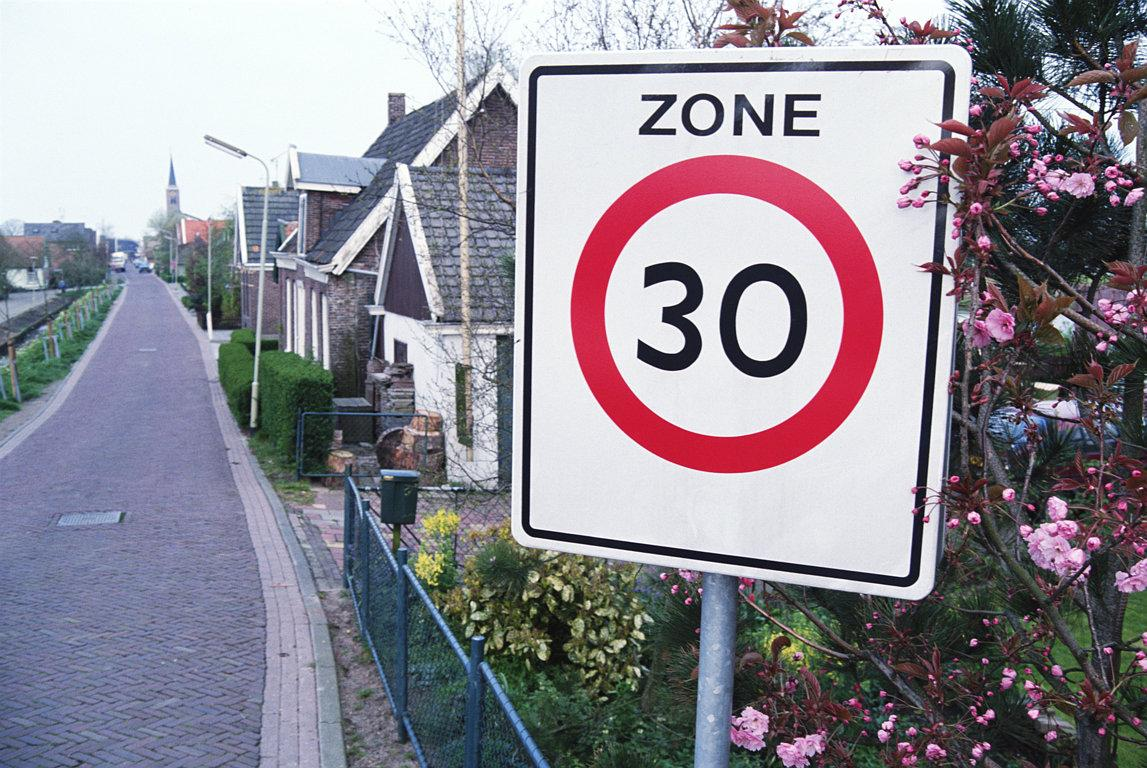
%> input picture matlab_code/inputs/7--129.jpg, 1147 x 768 px
$ octave demo.m   (GNU Octave 9; MATLAB toolbox functions it lacks are replaced by stand-ins)
%> lines starting %> are read from the running program, lines starting %| are printed output that depends on the picture
%> further down, im is the input picture: size 768x1147x3 uint8; mean R, G, B 141.7, 137.9, 147.2
### matlab_code/PencilDrawing.m
function I = PencilDrawing(im, ks, width, dirNum, gammaS, gammaI)
%> called with ks = 8, width = 1, dirNum = 8, gammaS = 1, gammaI = 1
% ==============================================
%   Generate the pencil drawing I based on the method described in
%   "Combining Sketch and Tone for Pencil Drawing Production" Cewu Lu, Li Xu, Jiaya Jia
%   International Symposium on Non-Photorealistic Animation and Rendering (NPAR 2012), June, 2012
%
%   Paras:
%   @im        : the input image.
%   @ks        : the length of convolution line.
%   @width     : the width of the stroke.
%   @dirNum    : the number of directions.
%   @gammaS    : the darkness of the stroke.
%   @gammaI    : the darkness of the resulted image.
%

    %% Read the image
    im = im2double(im);
%> im: size 768x1147x3 double
    [H, W, sc] = size(im);
%> H = 768; W = 1147; sc = 3

    %% Convert from rgb to yuv when nessesary
    if (sc == 3)
        yuvIm = rgb2ycbcr(im);
%> yuvIm: size 768x1147x3 double; mean of channels 1, 2, 3 0.534, 0.516, 0.506
        lumIm = yuvIm(:,:,1);
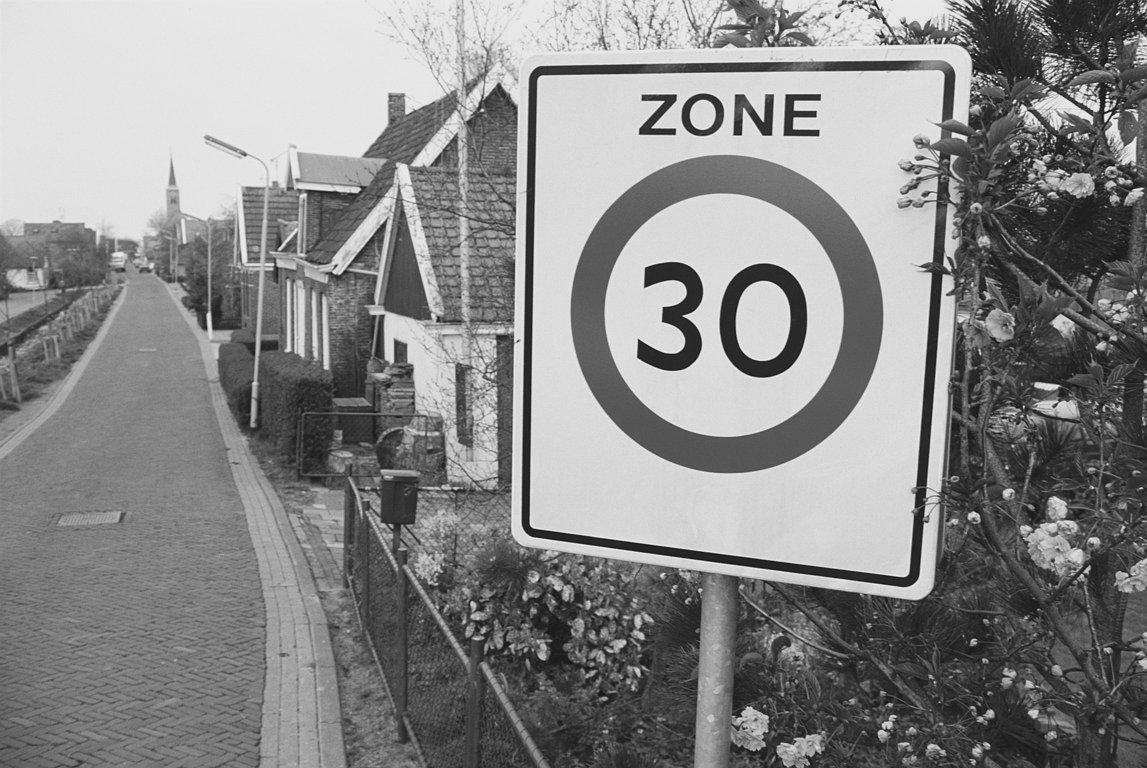
%> lumIm: size 768x1147 double; min 0.0635, max 0.922, mean 0.534
    else
        lumIm = im;
    end
% lumIm = im;
    %% Generate the stroke map
    S = GenStroke(lumIm, ks, width, dirNum) .^ gammaS; % darken the result by gamma
%     figure, imshow(S)

    %% Generate the tone map
    J = GenToneMap(lumIm) .^ gammaI; % darken the result by gamma
%     figure, imshow(J)

    %% Read the pencil texture
    P = im2double(imread('pencils/pencil0.jpg'));
    P = rgb2gray(P);

    %% Generate the pencil map
    T = GenPencil(lumIm, P, J);
%     figure, imshow(T)

    %% Compute the result
    lumIm = S .* T;

    if (sc == 3)
        yuvIm(:,:,1) = lumIm;
    %     resultIm = lumIm;
        I = ycbcr2rgb(yuvIm);
    else
        I = lumIm;
    end
end

### matlab_code/GenStroke.m
function S = GenStroke(im, ks, width, dirNum)
%> called with ks = 8, width = 1, dirNum = 8
% ==============================================
%   Compute the stroke structure 'S'
%
%   Paras:
%   @im        : input image ranging value from 0 to 1.
%   @ks        : kernel size.
%   @width     : width of the strocke
%   @dirNum    : number of directions.
%

    %% Initialization
    [H, W, ~] = size(im);
%> H = 768; W = 1147

    %% Smoothing
%     im = medfilt2(im, [3 3]);
%     figure, imshow(im)
    %% Image gradient
    imX = [abs(im(:,1:(end-1)) - im(:,2:end)),zeros(H,1)];
    imY = [abs(im(1:(end-1),:) - im(2:end,:));zeros(1,W)];
    imEdge = imX + imY;
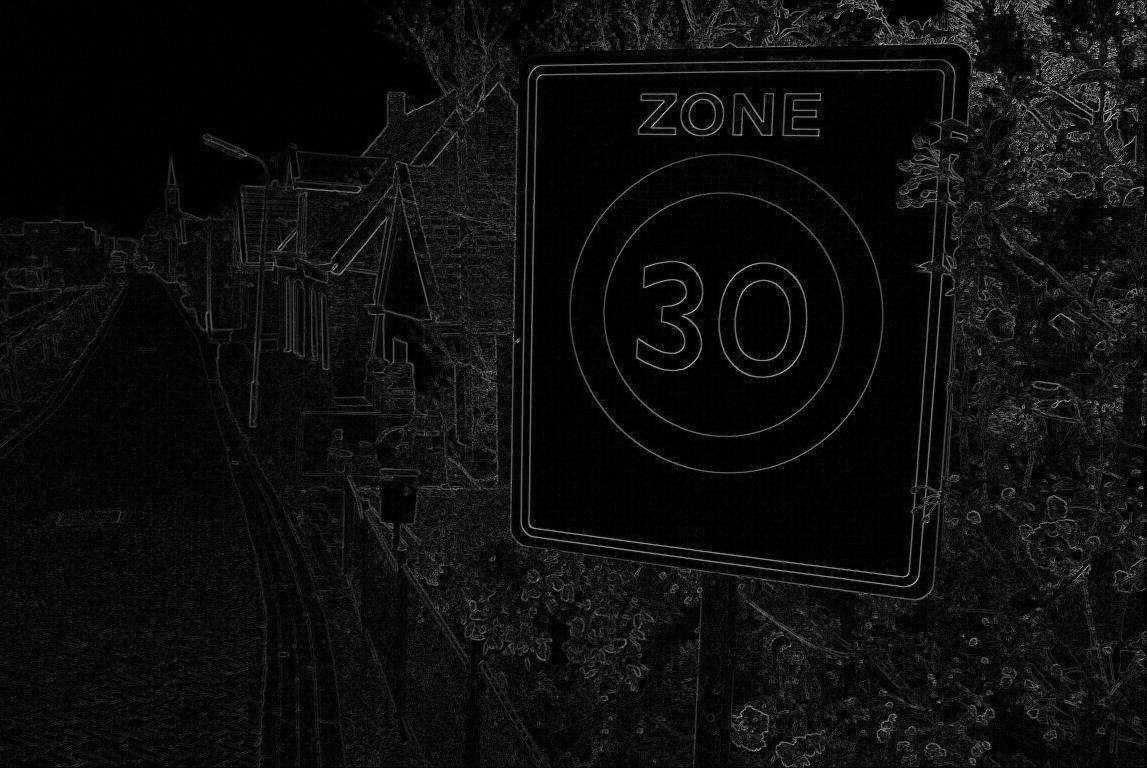
%> imEdge: size 768x1147 double; min 0, max 1.21, mean 0.0684; drawn with min black and max white
% figure, imshow(imX)
    %% Convolution kernel with horizontal direction
    kerRef = zeros(ks*2+1);
    kerRef(ks+1,:) = 1;

    %% Classification
    response = zeros(H,W,dirNum);
    for n = 1 : dirNum
        ker = imrotate(kerRef, (n-1)*180/dirNum, 'bilinear', 'crop');
        response(:,:,n) = conv2(imEdge, ker, 'same');
    end

    [~, index] = max(response,[], 3);
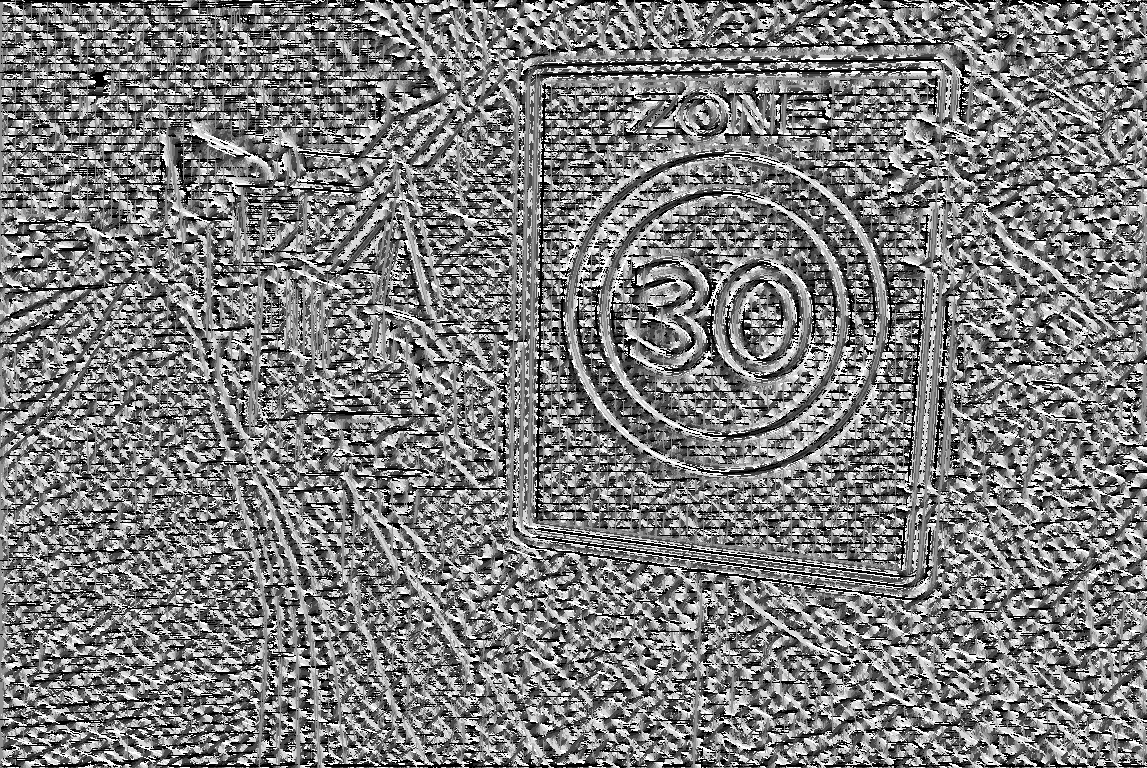
%> index: size 768x1147 double; min 1, max 8, mean 4.45; drawn with min black and max white

    %% Create the stroke
    C = zeros(H, W, dirNum);
    for n = 1 : dirNum
        C(:,:,n) = imEdge .* (index == n);
    end

    kerRef = zeros(ks*2+1);
    kerRef(ks+1,:) = 1;
    for n = 1 : width
        if (ks+1-n) > 0
            kerRef(ks+1-n,:) = 1;
        end
        if (ks+1+n) < (ks*2+1)
            kerRef(ks+1+n,:) = 1;
        end
    end

    Spn = zeros(H, W, dirNum);
    for n = 1 : dirNum
        ker = imrotate(kerRef, (n-1)*180/dirNum, 'bilinear', 'crop');
        Spn(:,:,n) = conv2(C(:,:,n), ker, 'same');
    end

    Sp = sum(Spn, 3);
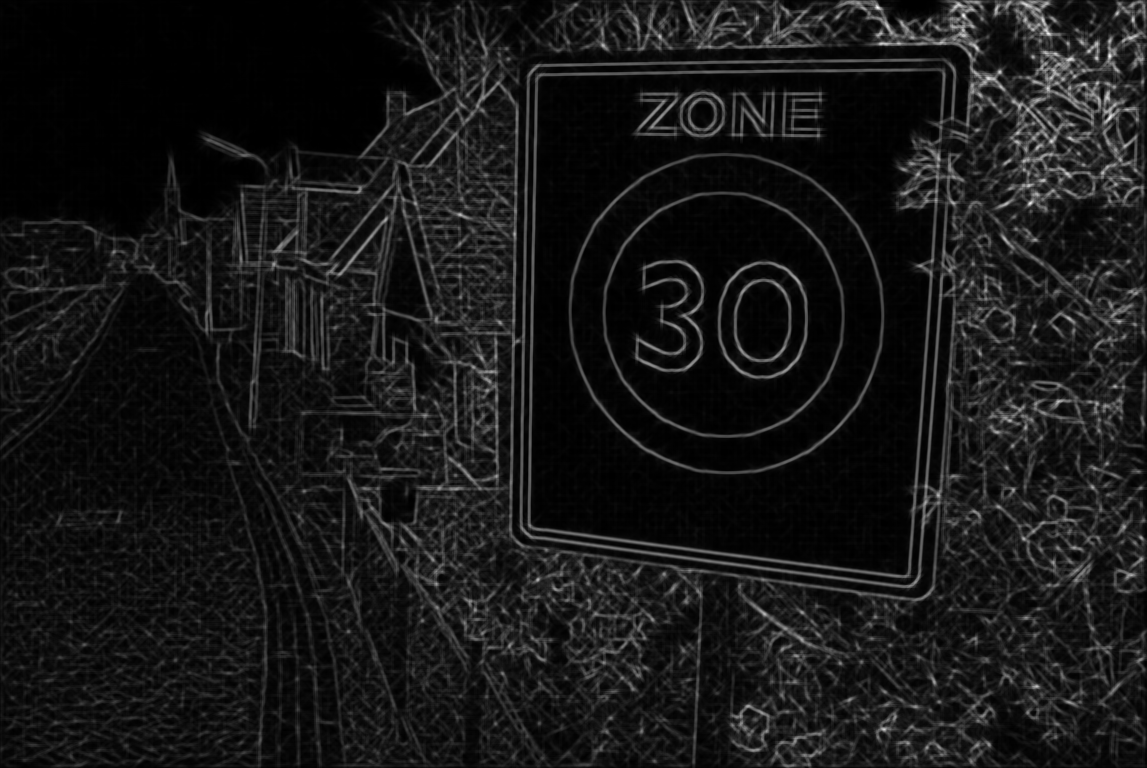
%> Sp: size 768x1147 double; min 0, max 37.28, mean 3.5; drawn with min black and max white
    Sp = (Sp - min(Sp(:))) / (max(Sp(:)) - min(Sp(:)));
    S = 1 - Sp;
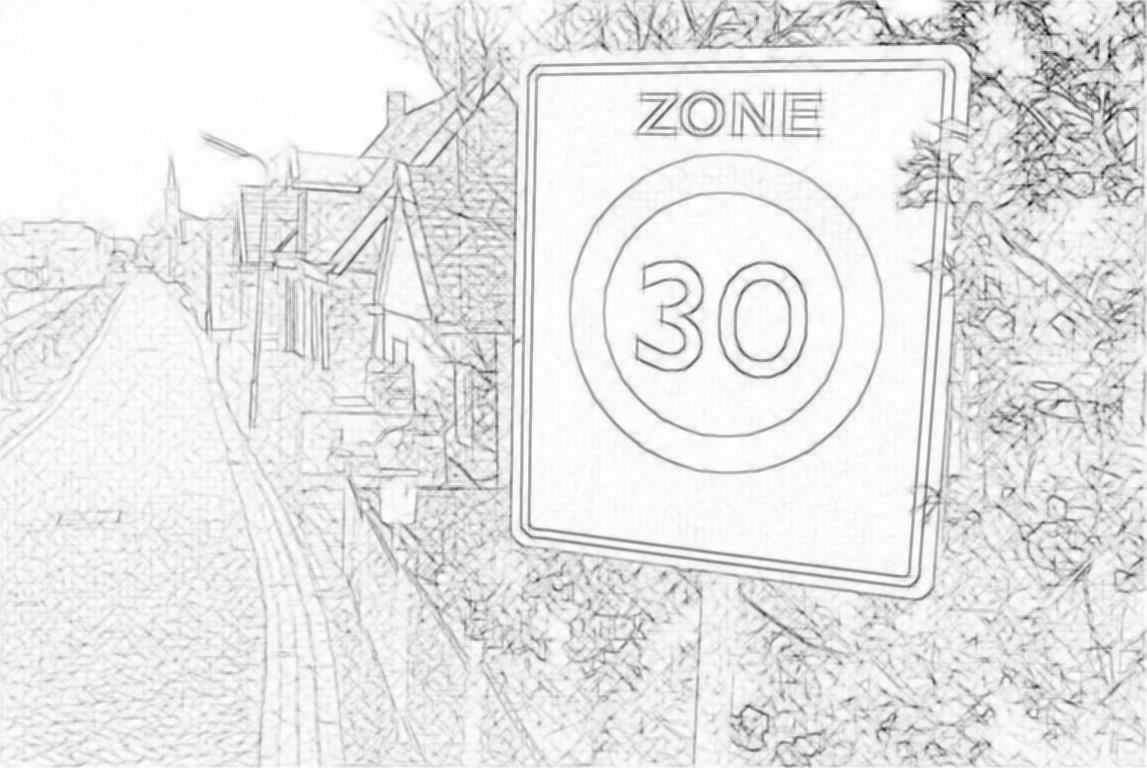
%> S: size 768x1147 double; min 0, max 1, mean 0.907
%> the run ends on the next line
end

### matlab_code/demo.m
clc;
clear;
im = imread('inputs/7--129.jpg');

I = PencilDrawing(im, 8, 1, 8, 1.0, 1.0);
